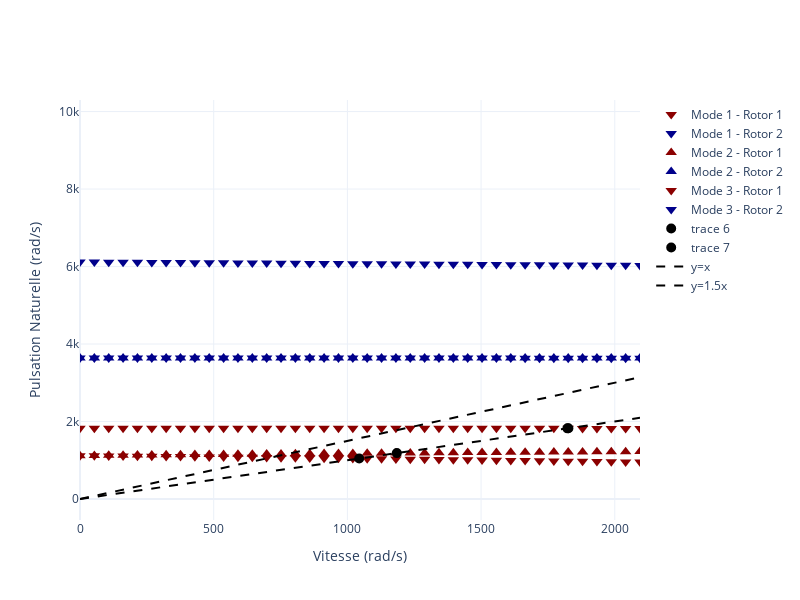

Notebook source saved alongside this figure:
### Code cell
fct.run_cambell_2_rotor(rotor_lp, rotor_hp, speed_range, frequencies = 7)
